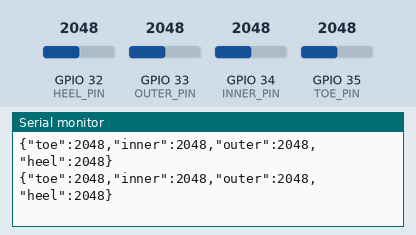
The sketch below on a simulated ESP32. Shown: the last lines printed to the serial monitor. The inputs (shaded band) are chosen by the test bench; at power-on: GPIO 32 (HEEL_PIN) = 2048, GPIO 33 (OUTER_PIN) = 2048, GPIO 34 (INNER_PIN) = 2048, GPIO 35 (TOE_PIN) = 2048 (analog values on the 0–4095 scale).

Above: at 1.2 s.
1.3 s: GPIO 32 (HEEL_PIN) set to 2866
At 1.32 s:
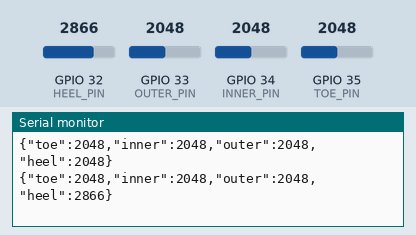
2.8 s: GPIO 33 (OUTER_PIN) set to 2866
At 2.83 s:
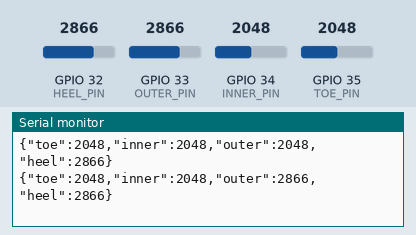
4.3 s: GPIO 34 (INNER_PIN) set to 2866
At 4.34 s:
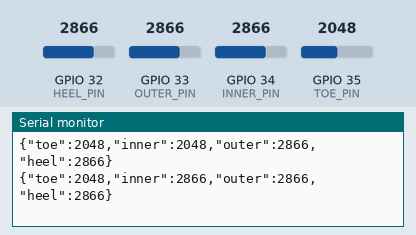
5.8 s: GPIO 35 (TOE_PIN) set to 2866
At 5.8 s:
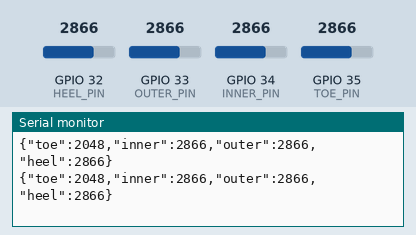
7.3 s: GPIO 32 (HEEL_PIN) set to 3972
At 7.31 s:
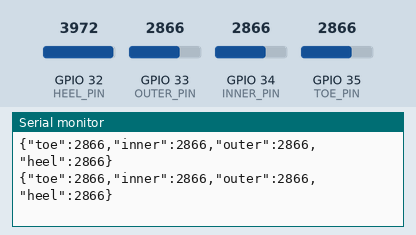
8.8 s: GPIO 33 (OUTER_PIN) set to 3972
At 8.82 s:
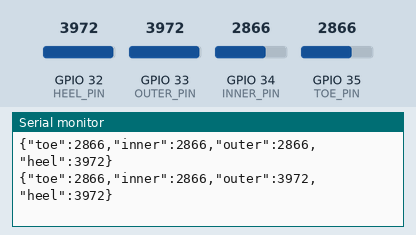
Timing chart, 0 to 11.3 s (numbered marks = the images above; inputs shaded):
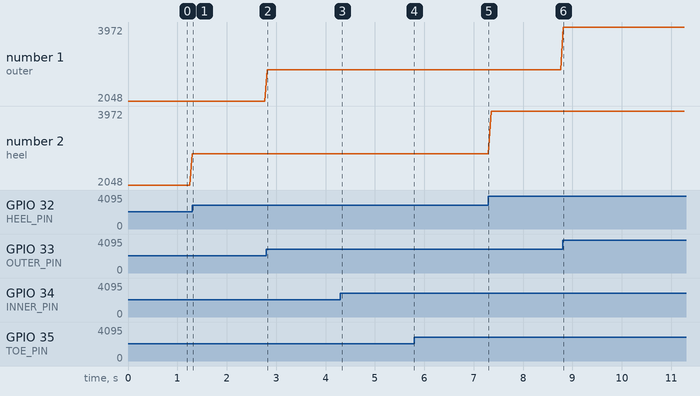

Measured:
- after the input at 1.3 s, the serial monitor: prints a new line at once (image 1)
- after the input at 2.8 s, the serial monitor: prints a new line at once (image 2)
- after the input at 4.3 s, the serial monitor: prints a new line at once (image 3)
- after the input at 8.8 s, the serial monitor: prints a new line at once (image 6)
- plotted number 2: 2048 → 2866 after the input at 1.3 s, 2866 → 3972 after the input at 7.3 s

The sketch:

esp32_insole.ino
```cpp
// ESP32 ADC1 Pins for the 4 FSR Sensors
const int HEEL_PIN  = 32; // Heel Area
const int OUTER_PIN = 33; // Outer Ball Area
const int INNER_PIN = 34; // Inner Ball Area
const int TOE_PIN   = 35; // Big Toe Area

// Read 4 samples and average them for smooth, jitter-free animations
int readSmoothADC(int pin) {
  long sum = 0;
  for (int i = 0; i < 4; i++) {
    sum += analogRead(pin);
  }
  return sum / 4;
}

void setup() {
  Serial.begin(115200);
  analogReadResolution(12); // 0 to 4095 range

  pinMode(HEEL_PIN, INPUT);
  pinMode(OUTER_PIN, INPUT);
  pinMode(INNER_PIN, INPUT);
  pinMode(TOE_PIN, INPUT);
}

void loop() {
  int heel  = readSmoothADC(HEEL_PIN);
  int outer = readSmoothADC(OUTER_PIN);
  int inner = readSmoothADC(INNER_PIN);
  int toe   = readSmoothADC(TOE_PIN);

  // Send single-line JSON over USB Serial to Node.js backend
  Serial.print("{\"toe\":");
  Serial.print(toe);
  Serial.print(",\"inner\":");
  Serial.print(inner);
  Serial.print(",\"outer\":");
  Serial.print(outer);
  Serial.print(",\"heel\":");
  Serial.print(heel);
  Serial.println("}");

  delay(50); // 20 updates per second (20 FPS)
}
```
